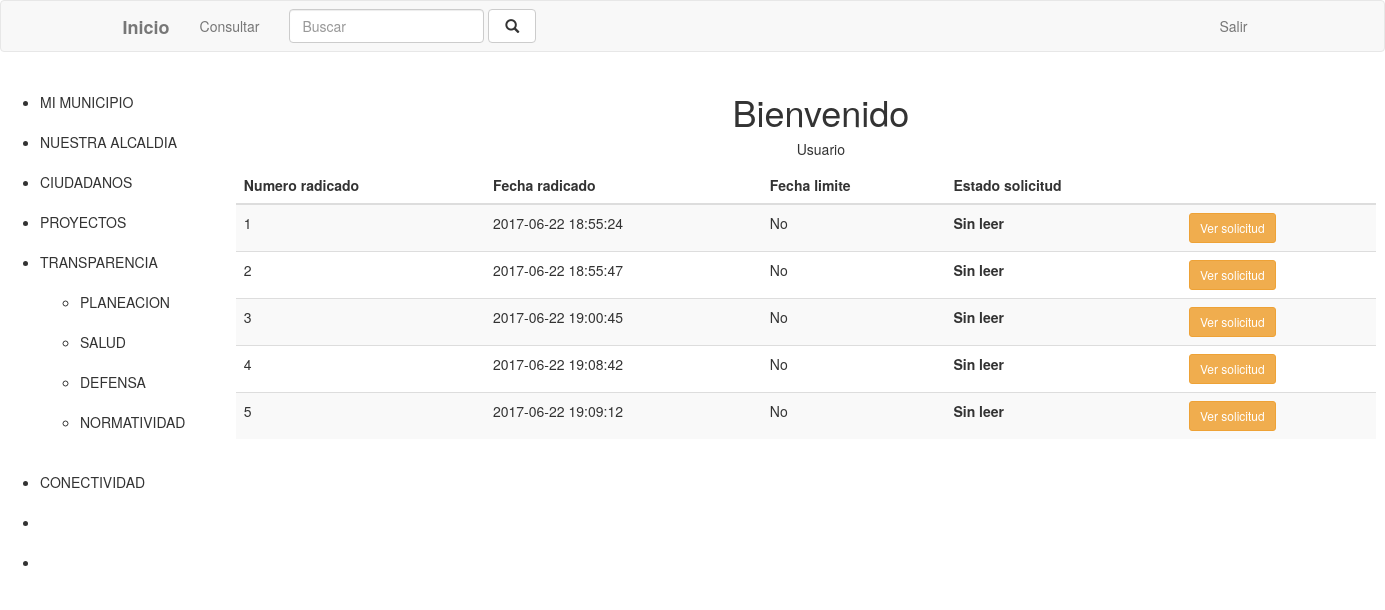
The app's page /php/listar.php with its own data.
### tables this page shows
CREATE TABLE `datos_solicitud` (
  `id_solicitud` int(11) NOT NULL,
  `nombre_usuario` varchar(60) DEFAULT NULL,
  `apellido_usuario` varchar(60) DEFAULT NULL,
  `opcion_contacto` varchar(45) DEFAULT NULL,
  `contacto` varchar(60) DEFAULT NULL,
  `cedula_usuario` varchar(50) DEFAULT NULL,
  `direccion` varchar(45) DEFAULT NULL,
  `genero` varchar(10) DEFAULT NULL,
  `tipo_solicitud` varchar(20) DEFAULT NULL,
  `asunto` varchar(45) DEFAULT NULL,
  `solicitud` varchar(800) DEFAULT NULL,
  `archivos_adjuntos` longblob,
  `fecha_radicado` timestamp NULL DEFAULT NULL
);

### php/listar.php (the view, shortened to what this page needs)
<!DOCTYPE html>
<html>
  <head>
    	<link rel="stylesheet" type="text/css" href="../bootstrap/css/bootstrap.min.css">
  </head>
  <body>
    <?php
      include 'navbar.php';
     ?>
    <?php
            include "conexion.php";
            $sql1= "select id_solicitud,fecha_radicado from datos_solicitud";
            $query = $con->query($sql1);
      ?>
      <div class="row">
        <div class="col-md-2">
          <?php include "listas.php" ?>
        </div>
        <div class="col-md-6">
          <div class="container">
              <h1 class="text-center">Bienvenido</h1>
              <h5 class="text-center"> Usuario <?php echo $_SESSION["usuario1"] ?> </h5>
         </div>
         <?php if($query->num_rows>0):?>
           <section class="row ">
               <div class="container">
                 <table class="table table-striped">
                   <thead>
                     <tr>
                       <th>Numero radicado</th>
                       <th>Fecha radicado</th>
                       <th>Fecha limite</th>
                       <th>Estado solicitud</th>
                       <th></th>
                     </tr>
                   </thead>
                   <tbody>
                     <?php while ($r=$query->fetch_array()):?>
                     <tr>
                       <td><?php echo $r["id_solicitud"]; ?></td>
                       <td><?php echo $r["fecha_radicado"]; ?></td>
                       <td>No</td>
                       <th id="estado">Sin leer</th>
                        <td><a href="../funcionario.php?id=<?php echo $r["id_solicitud"];?>" class="btn btn-sm btn-warning" onclick="cambiarEstado();">Ver solicitud</a></td>
                     </tr>
                     <?php endwhile;?>
                   </tbody>
                 </table>
               <?php else:?>
                 <p class="alert alert-warning">No hay resultados</p>
               <?php endif;?>
         </div>
       </section>
        </div>
      </div>
  </body>
</html>

### php/navbar.php (shortened to what this page needs)
<nav class="navbar navbar-default" role="navigation">
<div class="container">
  <div class="navbar-header">
    <a class="navbar-brand" href="./"><b>Inicio</b></a>
  </div>
  <div class="collapse navbar-collapse navbar-ex1-collapse">
    <ul class="nav navbar-nav">
      <li><a href="./ver.php">Consultar</a></li>
    </ul>
<form class="navbar-form navbar-left" role="search" action="./buscar.php">
      <div class="form-group">
        <input type="text" name="s" class="form-control" placeholder="Buscar">
      </div>
      <button type="submit" class="btn btn-default">&nbsp;<i class="glyphicon glyphicon-search"></i>&nbsp;</button>
    </form>
    <ul class="nav navbar-nav navbar-right">
            <li><a href="./ver.php">Salir</a></li>
    </ul>
  </div>
</div>
</nav>

### php/listas.php
<ul>
  <br>
  <li>MI MUNICIPIO</li>
    <br>
  <li>NUESTRA ALCALDIA</li>
    <br>
  <li>CIUDADANOS</li>
    <br>
  <li>PROYECTOS</li>
    <br>
  <li>TRANSPARENCIA
    <ul><br>
      <li>PLANEACION</li>
        <br>
      <li>SALUD</li>
        <br>
      <li>DEFENSA</li>
        <br>
      <li>NORMATIVIDAD</li>
        <br>
    </ul>
</li>
  <br>  <li>CONECTIVIDAD</li>
  <br> <li></li>
  <br>  <li></li>
</ul>

### records on screen
datos_solicitud: id_solicitud "1", fecha_radicado "2017-06-22 18:55:24"
datos_solicitud: id_solicitud "2", fecha_radicado "2017-06-22 18:55:47"
datos_solicitud: id_solicitud "3", fecha_radicado "2017-06-22 19:00:45"
datos_solicitud: id_solicitud "4", fecha_radicado "2017-06-22 19:08:42"
datos_solicitud: id_solicitud "5", fecha_radicado "2017-06-22 19:09:12"
